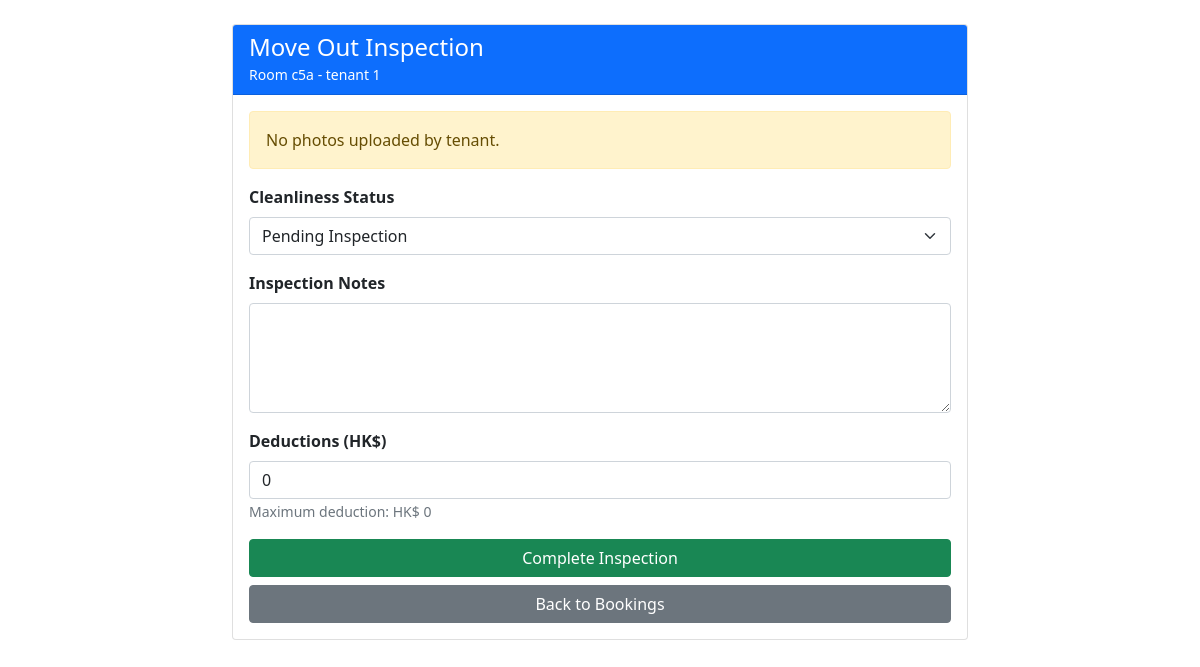
The page /crm/bookings/1/move-out/inspection/ (signed in) on the database its author committed.
### bookings/models.py (models this page shows, shortened)
class Booking(models.Model):
    BOOKING_STATUS = [
        ('pending', 'Pending'),  # Booking created but not confirmed
        ('confirmed', 'Confirmed'),  # Deposit paid, room reserved
        ('active', 'Active'),  # Tenant moved in
        ('completed', 'Completed'),  # Tenant moved out successfully
        ('cancelled', 'Cancelled'),  # Booking cancelled
        ('terminated', 'Terminated'),  # Contract terminated early
    ]
    PAYMENT_STATUS = [
        ('pending', 'Pending'),
        ('deposit_paid', 'Deposit Paid'),
        ('fully_paid', 'Fully Paid'),
        ('overdue', 'Overdue'),
    ]
    tenant = models.ForeignKey(Tenant, on_delete=models.CASCADE)
    room = models.ForeignKey(Room, on_delete=models.CASCADE)
    move_in_date = models.DateField()
    move_out_date = models.DateField()
    duration_months = models.IntegerField(help_text="Duration of stay in months")
    move_out_photos = models.JSONField(default=list, blank=True)  # Store photo URLs
    move_out_clean_status = models.CharField(
        max_length=20,
        choices=[
            ('pending', 'Pending Inspection'),
            ('clean', 'Clean - Ready for Refund'),
            ('needs_cleaning', 'Needs Additional Cleaning'),
            ('damages', 'Damages Found'),
        ],
        default='pending'
    )
    move_out_inspection_date = models.DateTimeField(null=True, blank=True)
    move_out_inspection_notes = models.TextField(blank=True)
    refund_status = models.CharField(
        max_length=20,
        choices=[
            ('pending', 'Refund Pending'),
            ('processing', 'Refund Processing'),
            ('completed', 'Refund Completed'),
            ('deductions', 'Refund with Deductions'),
        ],
        default='pending'
    )
    refund_amount = models.DecimalField(max_digits=10, decimal_places=2, default=0)
    refund_issued_date = models.DateTimeField(null=True, blank=True)
    status = models.CharField(max_length=20, choices=BOOKING_STATUS, default='pending')
    payment_status = models.CharField(max_length=20, choices=PAYMENT_STATUS, default='pending')
    monthly_rent = models.DecimalField(max_digits=10, decimal_places=2)
    deposit_paid = models.DecimalField(max_digits=10, decimal_places=2, default=0)
    total_amount_paid = models.DecimalField(max_digits=10, decimal_places=2, default=0)
    booking_date = models.DateTimeField(auto_now_add=True)
    confirmed_date = models.DateTimeField(null=True, blank=True)
    actual_move_in_date = models.DateField(null=True, blank=True)
    actual_move_out_date = models.DateField(null=True, blank=True)
    special_requests = models.TextField(blank=True)
    hkid_number = models.CharField(max_length=20, blank=True, null=True)
    passport_number = models.CharField(max_length=50, blank=True, null=True)
    move_in_time = models.TimeField(null=True, blank=True, help_text="Approximate move-in time")
    key_deposit = models.DecimalField(max_digits=10, decimal_places=2, default=0)
    security_deposit = models.DecimalField(max_digits=10, decimal_places=2, default=0)
    stamp_duty = models.DecimalField(max_digits=10, decimal_places=2, default=0)
    total_deposit_amount = models.DecimalField(max_digits=10, decimal_places=2, default=0)
    def clean(self):
        """Custom validation for Booking model"""
        if not self.move_in_date or not self.move_out_date:
            return
        if self.move_out_date <= self.move_in_date:
            raise ValidationError({
                'move_out_date': "Move-out date must be after the move-in date."
            })
        if not self.pk and self.move_in_date < timezone.now().date():
            raise ValidationError({
                'move_in_date': "Move-in date cannot be in the past."
            })
        if self.duration_months <= 0:
            raise ValidationError({
                'duration_months': "Duration must be a positive number of months."
            })
        overlapping_bookings = Booking.objects.filter(
            room=self.room,
            status__in=['confirmed', 'active'],
            move_in_date__lt=self.move_out_date,
            move_out_date__gt=self.move_in_date
        )
        if self.pk:
            overlapping_bookings = overlapping_bookings.exclude(pk=self.pk)
        if overlapping_bookings.exists():
            raise ValidationError(
                "This room is already booked or occupied for the selected dates."
            )
    class Meta:
        ordering = ['-booking_date']

### properties/models.py (models this page shows, shortened)
class Room(models.Model):
    ROOM_STATUS = [
        ('available', 'Available'),  # Ready for booking
        ('reserved', 'Reserved'),  # Booking confirmed, deposit paid
        ('occupied', 'Occupied'),  # Tenant actively living there
        ('maintenance', 'Under Maintenance'),  # Being repaired/cleaned
        ('temporary', 'Temporary Stay'),  # Short-term temporary occupancy
        ('cleaning', 'Being Cleaned'),  # Between tenants, being cleaned
    ]
    property = models.ForeignKey(Property, on_delete=models.CASCADE, related_name='rooms')
    room_code = models.CharField(max_length=10, unique=True)  # c5a, c5b, etc.
    room_number = models.CharField(max_length=20)
    description = models.TextField(blank=True)
    monthly_rent = models.DecimalField(max_digits=10, decimal_places=2, validators=[MinValueValidator(Decimal('0.01'))])
    deposit_amount = models.DecimalField(max_digits=10, decimal_places=2, default=2500.00)
    status = models.CharField(max_length=20, choices=ROOM_STATUS, default='available')
    post_ad_price = models.DecimalField(
        max_digits=10, decimal_places=2,
        null=True, blank=True,
        help_text="Price advertised to public (for rent increase detection)"
    )
    size_sqft = models.DecimalField(max_digits=8, decimal_places=2, null=True, blank=True)
    has_private_bathroom = models.BooleanField(default=False)
    has_balcony = models.BooleanField(default=False)
    created_at = models.DateTimeField(auto_now_add=True)
    updated_at = models.DateTimeField(auto_now=True)
    class Meta:
        ordering = ['room_code']

### tenants/models.py (models this page shows, shortened)
class Tenant(models.Model):
    GENDER_CHOICES = [
        ('male', 'Male'),
        ('female', 'Female'),
        ('other', 'Other'),
    ]
    user = models.OneToOneField(User, on_delete=models.CASCADE, null=True, blank=True)
    full_name = models.CharField(max_length=200)
    hkid_number = models.CharField(
        max_length=20,
        unique=True,
        blank=True,
        null=True,
        validators=[RegexValidator(regex='^[A-Z]{1,2}[0-9]{6}\\([0-9A]\\)$', message='Enter valid HKID format')]
    )
    passport_number = models.CharField(max_length=50, blank=True, null=True)
    nationality = models.CharField(max_length=100)
    date_of_birth = models.DateField()
    gender = models.CharField(max_length=10, choices=GENDER_CHOICES)
    phone_number = models.CharField(max_length=20)
    whatsapp_number = models.CharField(max_length=20, blank=True, null=True)
    emergency_contact_name = models.CharField(max_length=200, blank=True)
    emergency_contact_phone = models.CharField(max_length=20, blank=True)
    resume = models.FileField(upload_to='tenant_resumes/', null=True, blank=True)
    job_search_status = models.BooleanField(default=False)
    created_at = models.DateTimeField(auto_now_add=True)
    updated_at = models.DateTimeField(auto_now=True)

### bookings/views.py (the view, shortened to what this page needs)
# urls.py: path('<int:booking_id>/move-out/inspection/', views.staff_move_out_inspection, name='move_out_inspection'),
@login_required
def staff_move_out_inspection(request, booking_id):
    booking = get_object_or_404(Booking, id=booking_id)
    context = {
        'booking': booking,
        'photos': booking.move_out_photos,
    }
    return render(request, 'bookings/staff_move_out_inspection.html', context)

### templates/bookings/staff_move_out_inspection.html (shortened to what this page needs)
<!DOCTYPE html>
<html>
<head>
    <link href="https://cdn.jsdelivr.net/npm/bootstrap@5.1.3/dist/css/bootstrap.min.css" rel="stylesheet">
</head>
<body>
    <div class="container mt-4">
        <div class="row">
            <div class="col-md-8 mx-auto">
                <div class="card">
                    <div class="card-header bg-primary text-white">
                        <h4 class="mb-0">Move Out Inspection</h4>
                        <small>Room {{ booking.room.room_code }} - {{ booking.tenant.full_name }}</small>
                    </div>
                    <div class="card-body">
                        {% if photos %}
                        <div class="mb-4">
                            <h5>Tenant Uploaded Photos</h5>
                            <div class="row">
                                {% for photo in photos %}
                                <div class="col-md-4 mb-3">
                                    <div class="card">
                                        <div class="card-body text-center">
                                            <i class="fas fa-image fa-2x text-muted"></i>
                                            <p class="mb-0 small">{{ photo }}</p>
                                        </div>
                                    </div>
                                </div>
                                {% endfor %}
                            </div>
                        </div>
                        {% else %}
                        <div class="alert alert-warning">
                            No photos uploaded by tenant.
                        </div>
                        {% endif %}
                        <form method="post">
                            <div class="mb-3">
                                <label class="form-label"><strong>Cleanliness Status</strong></label>
                                <select name="clean_status" class="form-select" required>
                                    <option value="pending" {% if booking.move_out_clean_status == 'pending' %}selected{% endif %}>Pending Inspection</option>
                                </select>
                            </div>
                            <div class="mb-3">
                                <label class="form-label"><strong>Inspection Notes</strong></label>
                                <textarea name="inspection_notes" class="form-control" rows="4"
                                          placeholder="Enter inspection details, any damages found, cleaning requirements...">
                                    {{ booking.move_out_inspection_notes }}
                                </textarea>
                            </div>
                            <div class="mb-3">
                                <label class="form-label"><strong>Deductions (HK$)</strong></label>
                                <input type="number" name="deductions" class="form-control"
                                       value="{{ booking.deposit_paid|default:0 }}"
                                       min="0" max="{{ booking.deposit_paid|default:0 }}" step="0.01">
                                <small class="text-muted">Maximum deduction: HK$ {{ booking.deposit_paid|default:0 }}</small>
                            </div>
                            <div class="d-grid gap-2">
                                <button type="submit" class="btn btn-success">Complete Inspection</button>
                                <a href="/crm/bookings/" class="btn btn-secondary">Back to Bookings</a>
                            </div>
                        </form>
                    </div>
                </div>
            </div>
        </div>
    </div>
</body>
</html>

### rows shown on the page
Booking: room.room_code "c5a", tenant.full_name "tenant 1", clean_status "Pending Inspection", deductions "0", deposit_paid "0"
